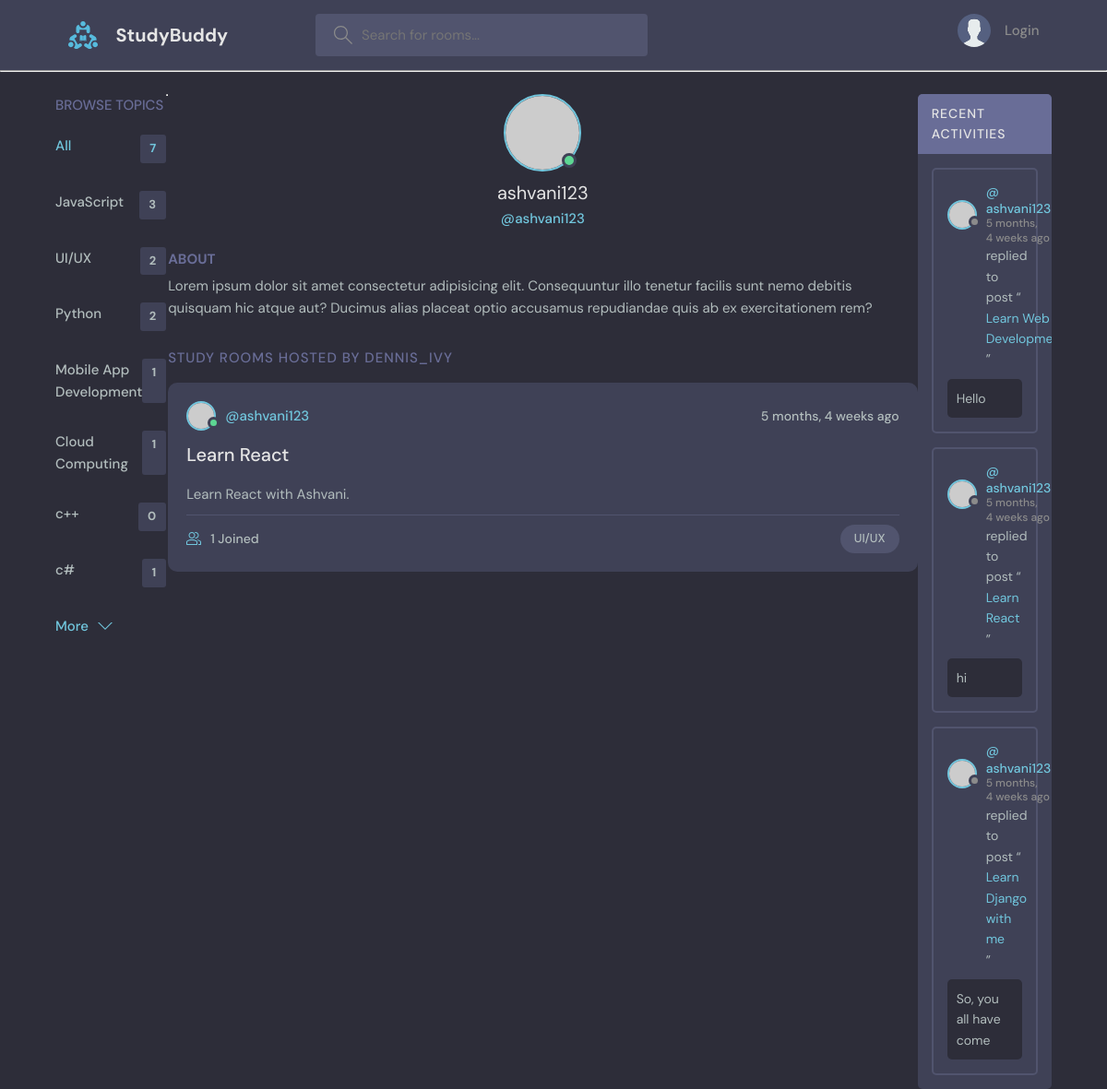
/profile/5, run on the app's committed database.
### base/models.py (models this page shows, shortened)
class Topic(models.Model):
    name = models.CharField(max_length=150)

class Room(models.Model):
    host = models.ForeignKey(User, on_delete=models.SET_NULL, null=True)
    topic = models.ForeignKey(Topic, on_delete=models.SET_NULL, null=True)
    participants = models.ManyToManyField(User, related_name='participants')
    name = models.CharField(max_length=200)
    description = models.TextField(blank=True, null=True)
    updated = models.DateTimeField(auto_now=True)
    created = models.DateTimeField(auto_now_add=True)
    class Meta:
        ordering = ['-updated', '-created']

class Message(models.Model):
    user = models.ForeignKey(User, on_delete=models.CASCADE)
    room = models.ForeignKey(Room, on_delete=models.CASCADE)
    body = models.TextField()
    updated = models.DateTimeField(auto_now=True)
    created = models.DateTimeField(auto_now_add=True)
    class Meta:
        ordering = ['-updated', '-created']

### base/views.py (the view)
# urls.py: path("profile/<str:pk>", userProfile, name="profile" ),
def userProfile(request, pk):
    user = User.objects.get(id=pk)
    rooms = user.room_set.all()
    room_messages = user.message_set.all()
    topics = Topic.objects.all()
    context = {'user': user, 'rooms': rooms, 'room_messages': room_messages, 'topics': topics}
    return render(request, 'base/profile.html', context)

### base/templates/base/profile.html (shortened to what this page needs)
{% extends 'base/base.html' %}
{% block content %}
<main class="profile-page layout layout--3">
  <div class="container">
    {% include 'base/components/topics_component.html' %}
    <div class="roomList">
      <div class="profile">
        <div class="profile__avatar">
          <div class="avatar avatar--large active">
            <img src="https://randomuser.me/api/portraits/men/11.jpg" />
          </div>
        </div>
        <div class="profile__info">
          <h3>{{user.username}} </h3>
          <p>@{{user.username}}</p>
        </div>
        <div class="profile__about">
          <h3>About</h3>
          <p>
            Lorem ipsum dolor sit amet consectetur adipisicing elit. Consequuntur illo tenetur
            facilis sunt nemo debitis quisquam hic atque aut? Ducimus alias placeat optio
            accusamus repudiandae quis ab ex exercitationem rem?
          </p>
        </div>
      </div>
      <div class="roomList__header">
        <div>
          <h2>Study Rooms Hosted by dennis_ivy</a>
          </h2>
        </div>
      </div>
      <div>
        {% include 'base/components/feed_component.html' %}
      </div>
    </div>
    <div class="activities">
      <div class="activities__header">
        <h2>Recent Activities</h2>
      </div>
      <div>
        {% include 'base/components/activity_component.html' %}
      </div>
    </div>
  </div>
</main>
{% endblock %}

### base/templates/base/components/topics_component.html
<div class="topics">
    <div class="topics__header">
      <h2>Browse Topics</h2>
    </div>
    <ul class="topics__list">
      <li>
          <a href="{% url 'home' %}" class="active">All <span>{{topics.count}} </span></a>
        </li>
        {% for topic in topics %}
        <li>
            <a href="{% url 'home' %}?q={{topic.name}}">{{topic.name}} <span>{{topic.room_set.all.count}} </span></a>
        </li>
        {% endfor %}
    </ul>
    <a class="btn btn--link" href="topics.html">
      More
      <svg version="1.1" xmlns="http://www.w3.org/2000/svg" width="32" height="32" viewBox="0 0 32 32">
        <title>chevron-down</title>
        <path d="M16 21l-13-13h-3l16 16 16-16h-3l-13 13z"></path>
      </svg>
    </a>
  </div>
<hr>

### base/templates/base/components/feed_component.html (shortened to what this page needs)
{% for room in rooms %}
<div class="roomListRoom">
    <div class="roomListRoom__header">
      <a href="{% url 'profile' room.host.id %}" class="roomListRoom__author">
        <div class="avatar avatar--small active">
          <img src="https://randomuser.me/api/portraits/men/11.jpg" />
        </div>
        <span>@{{room.host.username}}</span>
      </a>
      <div class="roomListRoom__actions">
        <span>{{room.created|timesince}} ago</span>
      </div>
    </div>
    <div class="roomListRoom__content">
      <a href="{% url 'room' room.id %}">{{room.name}}</a>
      <p>
        {{room.description}}
      </p>
    </div>
    <div class="roomListRoom__meta">
      <a class="roomListRoom__joined">
        {{room.participants.all.count}} Joined
      </a>
      <p class="roomListRoom__topic">{{room.topic.name}}</p>
    </div>
</div>
{% endfor %}

### base/templates/base/components/activity_component.html (shortened to what this page needs)
{% for message in room_messages %}
<div class="activities__box">
    <div class="activities__boxHeader roomListRoom__header">
      <a href="{% url 'profile' message.user.id %}" class="roomListRoom__author">
        <div class="avatar avatar--small">
          <img src="https://randomuser.me/api/portraits/women/11.jpg" />
        </div>
        <p>
          @ {{message.user}}
          <span>{{message.created|timesince}} ago</span>
        </p>
      </a>
    </div>
    <div class="activities__boxContent">
      <p>replied to post “<a href="{% url 'room' message.room.id %}">{{message.room.name}} </a>”</p>
      <div class="activities__boxRoomContent">
        {{message.body}}
      </div>
    </div>
</div>
{% endfor %}

### data on the page
Topic: name "JavaScript", room_set.all.count "3"
Topic: name "UI/UX", room_set.all.count "2"
Topic: name "Python", room_set.all.count "2"
Topic: name "Mobile App Development", room_set.all.count "1"
Topic: name "Cloud Computing", room_set.all.count "1"
Topic: name "c++", room_set.all.count "0"
Topic: name "c#", room_set.all.count "1"
Room: host.username "ashvani123", created "5 months, 4 weeks", name "Learn React", description "Learn React with Ashvani.", participants.all.count "1", topic.name "UI/UX"
Message: user "ashvani123", created "5 months, 4 weeks", room.name "Learn Web…", body "Hello"
Message: user "ashvani123", created "5 months, 4 weeks", room.name "Learn React", body "hi"
Message: user "ashvani123", created "5 months, 4 weeks", room.name "Learn Django with me", body "So, you all have come"

### other printed values
{{ topics.count }} "7"
{{ user.username }} "ashvani123"
